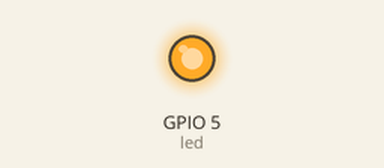
This program was run on a simulated ESP32 board running MicroPython. On the bench: output pins drawn as LEDs (lit = HIGH). What the program prints to the serial console is not drawn.

Above: at 10.6 s.
At 26.1 s:
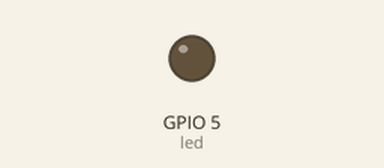
Timing chart, 0 to 40.0 s (numbered marks = the images above):
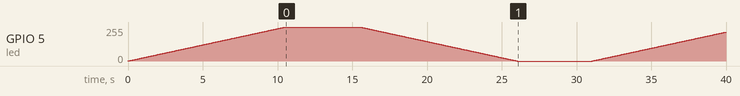

The program:

led.py
```python
from machine import Pin, PWM
from time import sleep

frequency = 10000
led = PWM(Pin(5), freq=frequency)
upper = 1023
lower = 0
step = 1

while True:
  for cycle in range(lower,upper, step):
    led.duty(cycle)
    print('Duty cycle is: ',cycle)
    sleep(.01)
  sleep(5)
  for cycle in range(upper, lower, -step):
    led.duty(cycle)
    print('duty cycle is: ',cycle)
    sleep(.01)
  led.duty(0)
  sleep(5)
```
